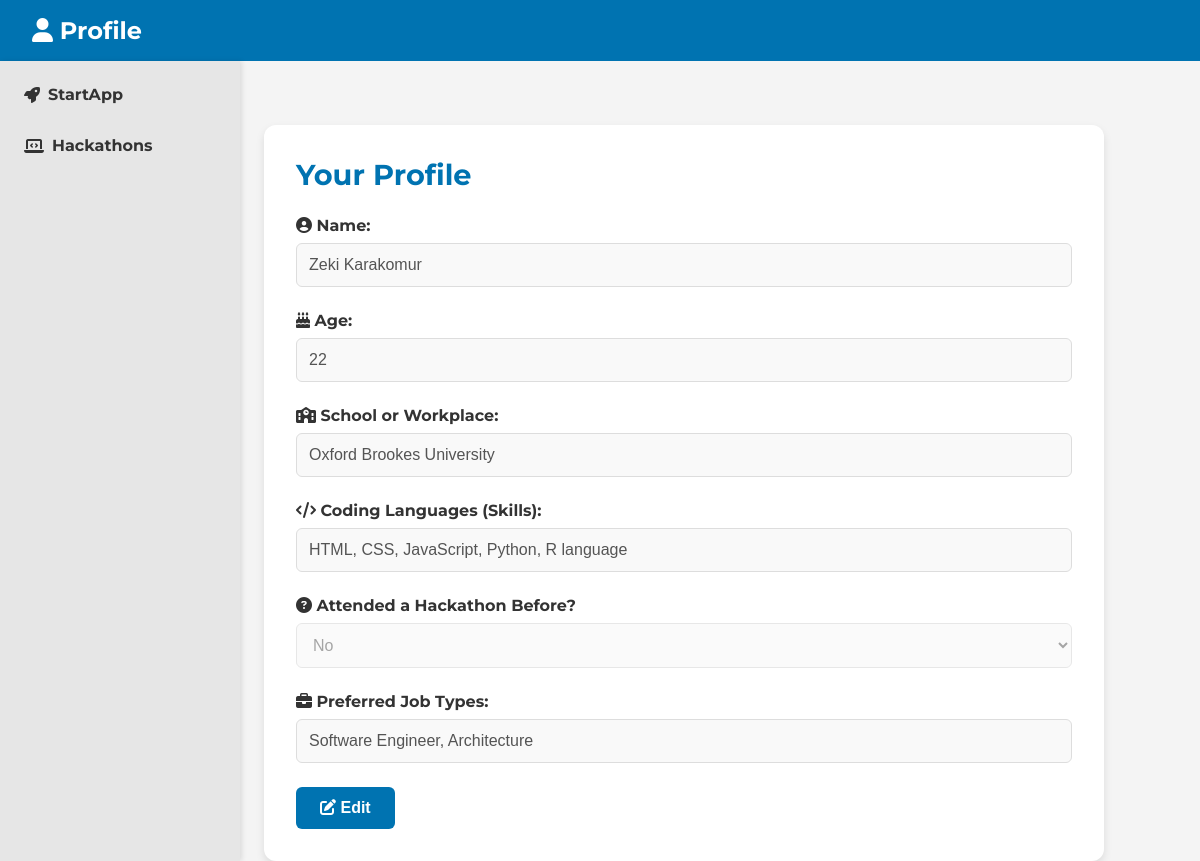
Screenshot of /profile (signed in) with the database file from the repository.
### tables this page shows
CREATE TABLE user_profiles (
    id INTEGER PRIMARY KEY AUTOINCREMENT,
    username TEXT UNIQUE,
    name TEXT,
    age INTEGER,
    school TEXT,
    skills TEXT,
    hackathon TEXT, preferred_jobs TEXT,
    FOREIGN KEY (username) REFERENCES users(username) ON DELETE CASCADE
);

### app.py (the view, shortened to what this page needs)
@app.route('/profile', methods=['GET', 'POST'])
def profile():
    if 'username' not in session:
        flash("Please log in to access your profile", "error")
        return redirect(url_for('home'))
    user_details = query_db("SELECT name, age, school, skills, hackathon, preferred_jobs FROM user_profiles WHERE username = ?", [session['username']], one=True)
    return render_template('profile.html', user_details=user_details)

### app.py (called while the page is built)
def get_db():
     db = sqlite3.connect('database.sqlite')
     db.row_factory = sqlite3.Row
     return db

def query_db(query, args=(), one=False):
     cur = get_db().execute(query, args)
     rv = cur.fetchall()
     cur.close()
     return (rv[0] if rv else None) if one else rv

### templates/profile.html (shortened to what this page needs)
<!DOCTYPE html>
<html lang="en">
<head>
    <link rel="stylesheet" href="{{ url_for('static', filename='css/profile.css') }}">
</head>
<body>
    <header>
        <div class="navbar">
            <h1><i class="fas fa-user"></i> Profile</h1>
        </div>
    </header>
    <div class="container">
        <aside class="sidebar">
            <ul>
                <li><a href="/"><i class="fas fa-rocket"></i> StartApp</a></li>
                <li><a href="/hack"><i class="fas fa-laptop-code"></i> Hackathons</a></li>
            </ul>
        </aside>
        <main class="profile-content">
            <h2>Your Profile</h2>
            <form id="profileForm" method="POST">
                <div class="form-group">
                    <label for="name"><i class="fas fa-user-circle"></i> Name:</label>
                    <input type="text" id="name" name="name" value="{{ user_details[0] }}" disabled>
                </div>
                <div class="form-group">
                    <label for="age"><i class="fas fa-birthday-cake"></i> Age:</label>
                    <input type="number" id="age" name="age" value="{{ user_details[1] }}" disabled>
                </div>
                <div class="form-group">
                    <label for="school"><i class="fas fa-school"></i> School or Workplace:</label>
                    <input type="text" id="school" name="school" value="{{ user_details[2] }}" disabled>
                </div>
                <div class="form-group">
                    <label for="skills"><i class="fas fa-code"></i> Coding Languages (Skills):</label>
                    <input type="text" id="skills" name="skills" value="{{ user_details[3] }}" disabled>
                </div>
                <div class="form-group">
                    <label for="hackathon"><i class="fas fa-question-circle"></i> Attended a Hackathon Before?</label>
                    <select id="hackathon" name="hackathon" disabled>
                        <option value="No" {% if user_details[4] == 'No' %}selected{% endif %}>No</option>
                    </select>
                </div>
                <div class="form-group">
                    <label for="preferred_jobs"><i class="fas fa-briefcase"></i> Preferred Job Types:</label>
                    <input type="text" id="preferred_jobs" name="preferred_jobs" value="{{ user_details[5] }}" disabled>
                </div>
                <button type="button" id="editButton" onclick="enableEdit()">
                    <i class="fas fa-edit"></i> Edit
                </button>
            </form>
        </main>
    </div>
</body>
</html>

### static/css/profile.css (style rules this page uses)
* { margin: 0; padding: 0; box-sizing: border-box; }
body { font-family: "Montserrat", sans-serif; font-optical-sizing: auto; font-weight: 400; font-style: normal; background-color: #f4f4f4; color: #333; }
.navbar { background-color: #0073b1; color: white; padding: 1rem 2rem; display: flex; justify-content: space-between; align-items: center; }
.navbar h1 { font-size: 1.5rem; }
.sidebar { width: 20%; background-color: #e6e6e6; padding: 1rem; height: 100vh; position: fixed; left: 0; top: 61px; box-shadow: 2px 0px 5px rgba(0, 0, 0, 0.1); }
.sidebar ul { list-style: none; padding: 0; }
.sidebar ul li { margin-bottom: 1rem; }
.sidebar ul li a { color: #333; text-decoration: none; font-weight: bold; display: flex; align-items: center; gap: 0.5rem; padding: 0.5rem; border-radius: 4px; transition: background-color 0.3s ease; }
.container { display: flex; margin-top: 4rem; }
.profile-content { margin-left: 22%; width: 70%; padding: 2rem; background-color: white; box-shadow: 0px 4px 8px rgba(0, 0, 0, 0.1); border-radius: 12px; }
.profile-content h2 { font-size: 1.8rem; font-weight: bold; color: #0073b1; margin-bottom: 1.5rem; }
.form-group { margin-bottom: 1.5rem; display: flex; flex-direction: column; gap: 0.5rem; }
.form-group label { font-weight: bold; font-size: 1rem; }
.form-group input, .form-group select { width: 100%; padding: 0.75rem; border: 1px solid #ddd; border-radius: 6px; background-color: #f9f9f9; font-size: 1rem; transition: border-color 0.3s ease, box-shadow 0.3s ease; }
button { padding: 0.75rem 1.5rem; margin-right: 0.5rem; border: none; border-radius: 6px; font-size: 1rem; font-weight: bold; cursor: pointer; transition: background-color 0.3s ease, transform 0.2s ease; }
button#editButton { background-color: #0073b1; color: white; }

### rows the page displays
user_profiles: name "Zeki Karakomur", age "22", school "Oxford Brookes University", skills "HTML, CSS, JavaScript, Python, R language", hackathon "No", preferred_jobs "Software Engineer, Architecture"
